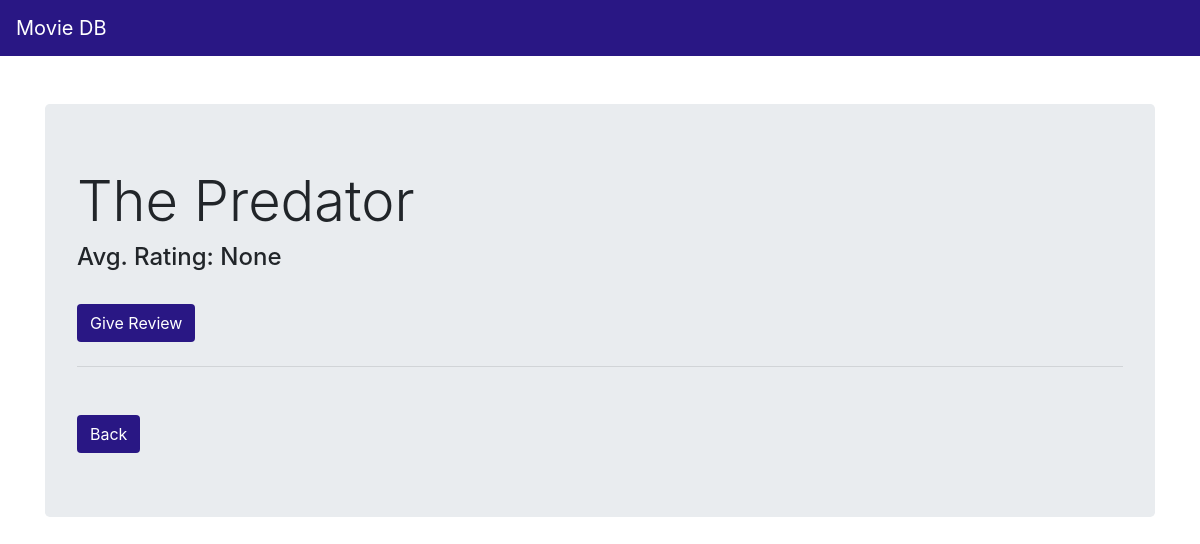
The app's page /movie/The Predator/review, older data.
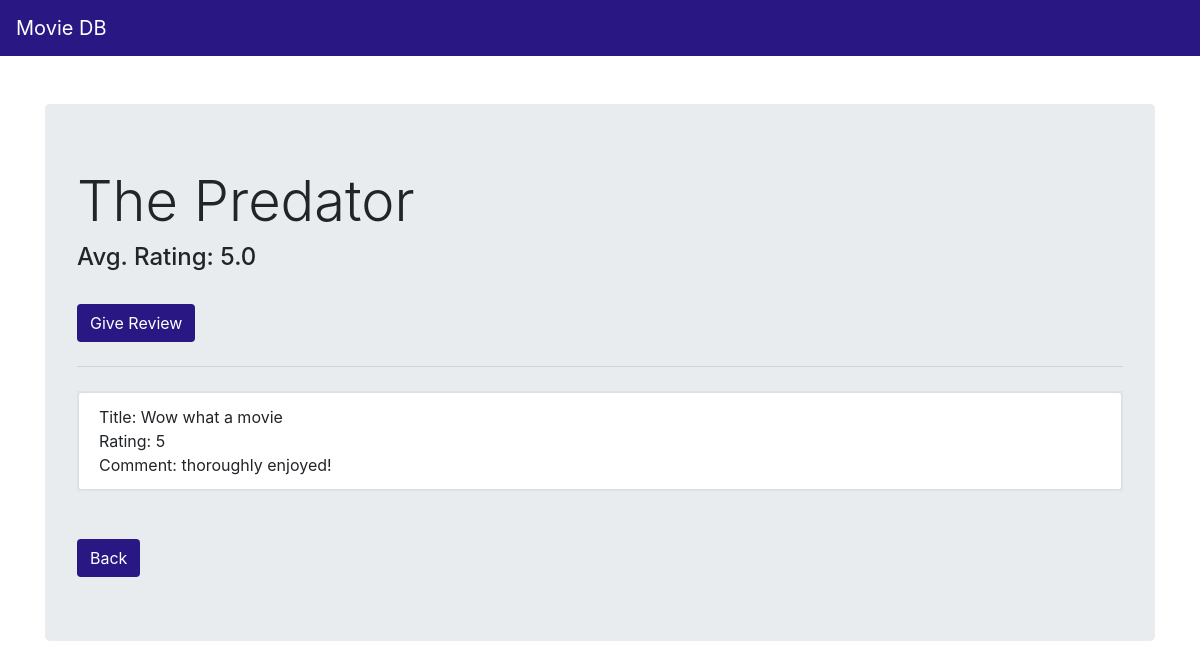
The same page, newer data.
### tables this page shows
CREATE TABLE REVIEW (
  review_ID integer primary key autoincrement,
  title varchar[60] not null,
  mtitle varchar[100] not null,
  comment text,
  rating int,
  username varchar[30] not null,
  constraint REVIEWMOVIE foreign key(mtitle) references MOVIE(title) on delete cascade on update cascade
);

### p3.py (the view)
@app.route('/movie/<title>/review')
def review(title):
    db = get_db()
    cur = db.execute('select * from REVIEW where mtitle=?',[title])
    reviews = cur.fetchall()
    cur = db.execute('select avg(rating) as avg from REVIEW where mtitle=?;',[title])
    rating = cur.fetchone()
    return render_template('review.html', reviews=reviews, avg=rating, title=title)

### p3.py (called while the page is built)
def connect_db():
    rv = sqlite3.connect(app.config['DATABASE'])
    rv.row_factory = sqlite3.Row
    return rv

def get_db():
    if not hasattr(g, 'sqlite_db'):
        g.sqlite_db = connect_db()
    return g.sqlite_db

### templates/review.html
{% extends "navbar.html" %}
{% block body %}
<div class="container">
  <div class="jumbotron">
    <h1 class="display-4">{{ title }}</h1>
    <h4>Avg. Rating: {{ avg.avg }}</h4>
    <br>
    <a href="{{ url_for('give_review', title=title) }}" class="btn" role="button" aria-pressed="true"
      style="background-color: #291784; color: #FFFFFF;">Give Review</a>
    <hr class="my-4">
    <ul class="list-group">
      {% for review in reviews %}
      <span class="border">
        <li class="list-group-item">Title: {{ review.title }}<br>Rating: {{ review.rating }}<br>Comment: {{ review.comment }}</li>
      </span>
      <br>
      {% endfor %}
    </ul>
    <br>
    <a href="{{ url_for('movie', title=title) }}" class="btn" role="button" aria-pressed="true"
      style="background-color: #291784; color: #FFFFFF;">Back</a>
  </div>
</div>
{% endblock %}

Row changes from the older to the newer data that the page shows:
added REVIEW: mtitle "The Predator", title "Wow what a movie", rating "5", comment "thoroughly enjoyed!"
Text that changed along with them:
{{ avg.avg }}: "None" → "5.0"
{{ title }}: "The Predator" → (not shown)
